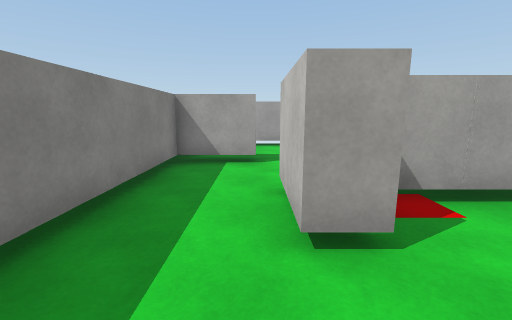
view 1 (above)

16 first-person views from a walk through a 3-D level made in the Unity game engine. The camera is 1.5 m above the floor, tilts 10° down and sees 90° across. The floor is counted in squares, 1 m on a side. Each view is taken from the middle of a square. On the plan, view 1 faces up. The plan holds only what a view shows up to about 13 squares ahead; the rest is blank. Surface patterns are stand-ins for the level's own textures.

view 2
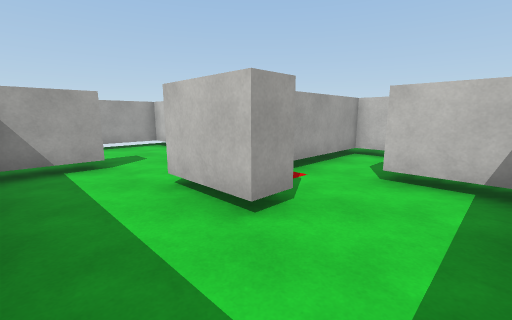

view 3
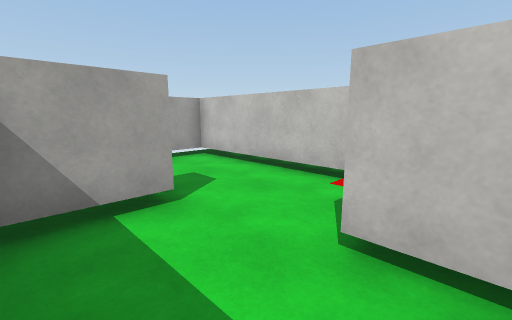

view 4
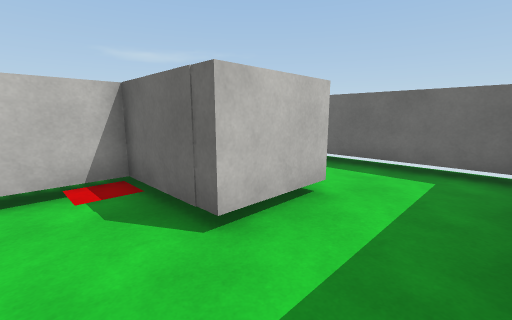

view 5
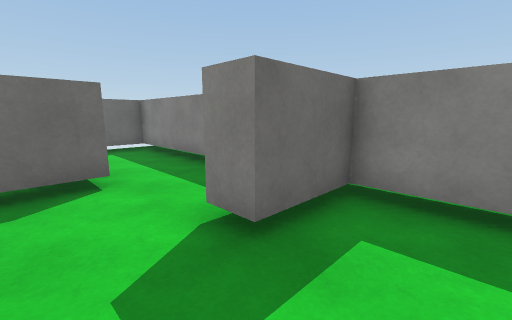

view 6
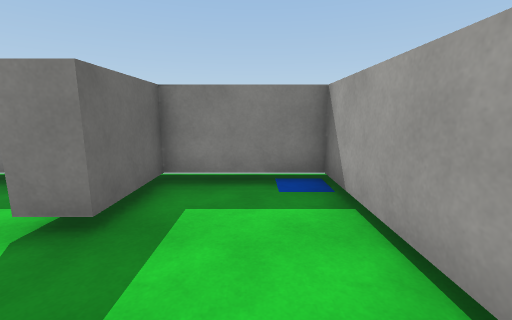

view 7
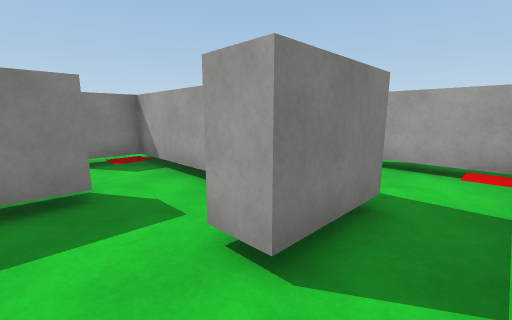

view 8
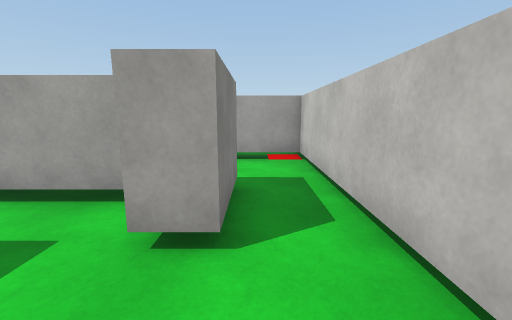

view 9
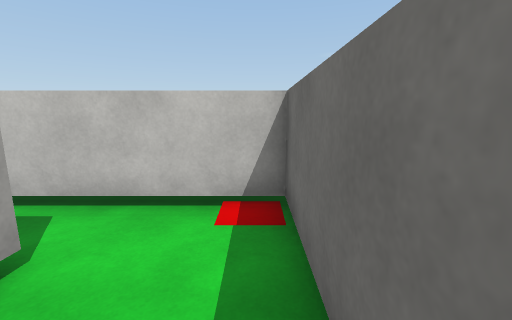

view 10
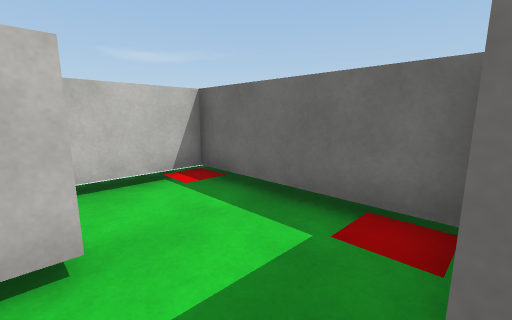

view 11
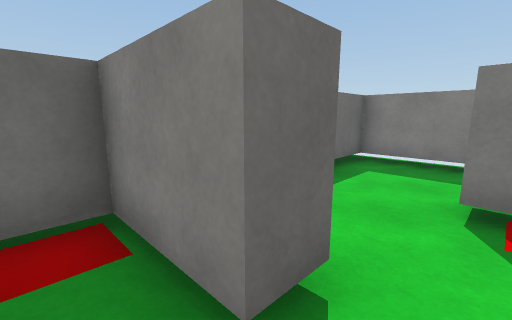

view 12
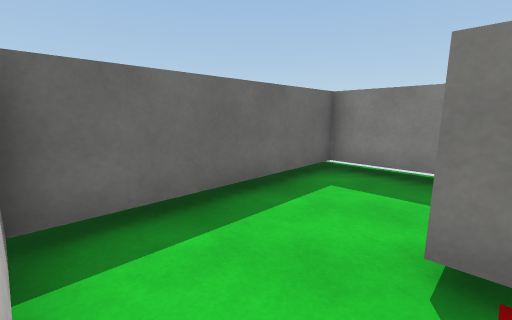

view 13
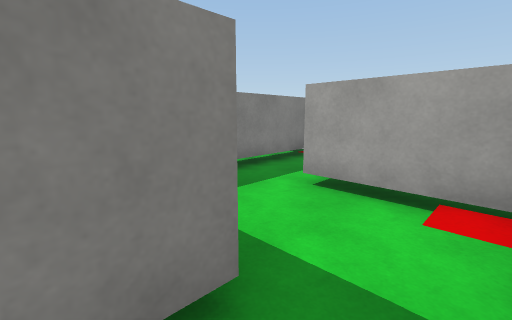

view 14
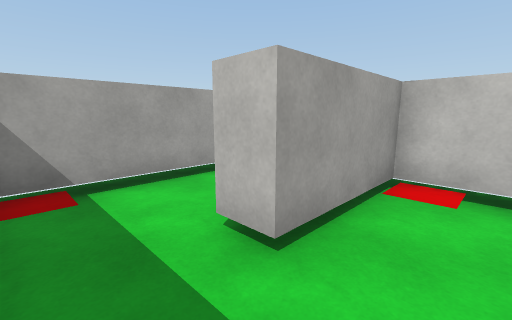

view 15
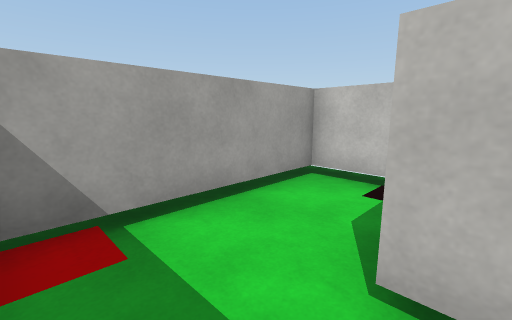

view 16
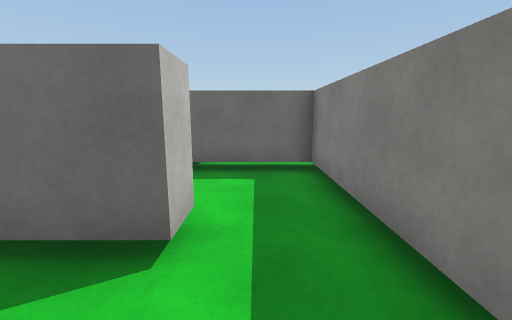

### Floor plan
Key: @ floor where view 1 was taken; # wall or solid block; . main floor; : floor 0.25 m higher than the main floor; T thing the floor can be seen under or through.
Columns run from 3 left of view 1 to 11 right of it. Each row starts with its distance up from view 1.
 13 ###############
 12 #:.....#:.....#
 11 #......#......#
 10 #......#......#
  9 ####...#..TTT##
  8 ####...#.....:#
  7 #......#......#
  6 #.....:#......#
  5 #...########..#
  4 #...########..#
  3 #...#......#..#
  2 #......##.....#
  1 #......##.....#
  0 #..@...##:...:#
 -1 ###############

Positions as (right, up) in squares from view 1, and headings:
1: (0, 0), facing up
2: (-2, 0), facing up-right
3: (-2, 4), facing up-right
4: (-2, 7), facing down-right
5: (2, 11), facing down-left
6: (3, 11), facing left
7: (10, 1), facing up-left
8: (9, 0), facing up
9: (6, 0), facing right
10: (5, 3), facing down-right
11: (6, 3), facing down-left
12: (4, 3), facing down-left
13: (10, 4), facing up-left
14: (5, 7), facing up-right
15: (5, 9), facing up-right
16: (6, 12), facing down
